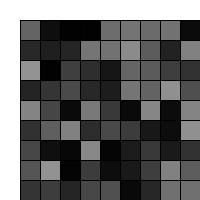
Frame 1 (no input)
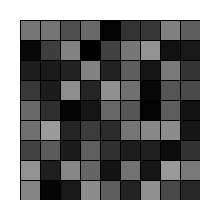
Frame 60 (the mouse pressed at the canvas centre just before this capture)
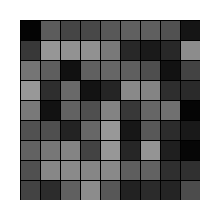
Frame 120 (the mouse held since frame 60 and released just before this capture)

The Processing sketch that drew these frames (run headless with seeded random() and noise(); from frame 60 on, the mouse is pressed at the canvas centre):

// Processing sketch: processing_177177
// ── processing_177177.pde

void setup(){
size(200,200);
background(255);
}
void draw()
{
for (int e=20; e<width; e=e+20){
for (int f=20; f<height; f=f+20){
fill(random(155));
rect(e,f,e,f);
}
}
}
